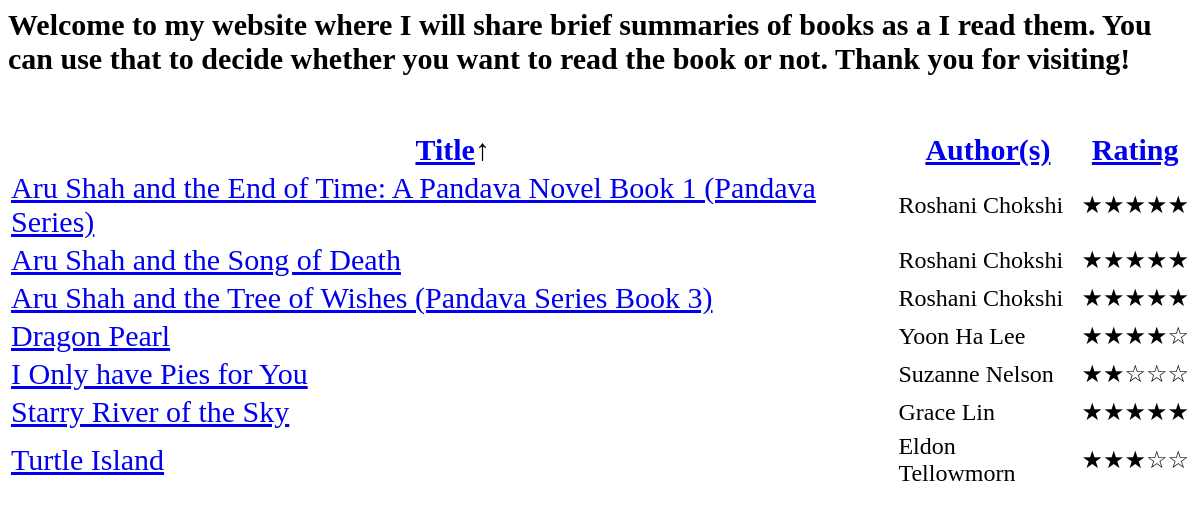
/index.php?sort=title, run on the app's committed database.
### tables this page shows
CREATE TABLE `books` (
  `id` int(11) NOT NULL,
  `title` varchar(100) NOT NULL,
  `authors` varchar(100) NOT NULL,
  `rating` int(11) NOT NULL,
  `description` varchar(4000) NOT NULL,
  `link` varchar(1024) NOT NULL,
  `image_link` varchar(1024) NOT NULL
);

### book_list.php (called while the page is built, shortened)
<?php
function GetBookListSortedOnTitle($sortOrder) {
    $query = $sortOrder == ASCENDING ?
        'SELECT * FROM books ORDER BY title' :
        'SELECT * FROM books ORDER BY title DESC';
    return GetBookListFromResults(GetResultsForQuery($query));
}
function GetBookListFromResults($rows) {
    $books = array();
    foreach ($rows as $row) {
        $book = new Book();
        $book->id = $row['id'];
        $book->title = $row['title'];
        $book->authors = $row['authors'];
        $book->rating = Book::$rating_values[$row['rating']];
        $book->description = $row['description'];
        $book->imageLink = $row['image_link'];
        $book->link = $row['link'];
        $books[] = $book;
    }
    return $books;
}
?>

### database_utils.php (called while the page is built, shortened)
<?php
function Connect() {
    if(!($connection = mysqli_connect('localhost', 'root', '', 'reviews'))) {
        die("Database connection failed");
    }
    return $connection;
}
function GetResultsForQuery(string $query) {
    $connection = Connect();
    $result = mysqli_query($connection, $query);
    $rows = array();
    $rowCount = $result->num_rows;
    for ($i = 0; $i < $rowCount; $i++) {
        $rows[] = mysqli_fetch_assoc($result);
    }
    return $rows;
}
?>

### book_list_view.php (the view, shortened to what this page needs)
<?php
require_once 'book_list.php';
function GetBookListView($bookList, $sortKey, $sortOrder) {
    $tokens[ASCENDING] = '&#8593;';
    $tokens[DESCENDING] = '&#8595;';
    $orderToken = $tokens[$sortOrder];
    $sortToken = array();
    $columnNames = array('title', 'authors', 'rating');
    for ($i = 0; $i < count($columnNames); $i++)
        $sortToken[] = (strcmp($sortKey, $columnNames[$i]) == 0) ? $orderToken : '';
    $body = <<<XML
        <table class="master">
            <tr>
                <th>
                    <p class="title">
                        <a data-toggle="tooltip" title="Sort on Title" href="index.php?sort=title">Title</a>$sortToken[0]
                    </p>
                </th>
                <th>
                    <p class="title">
                        <a data-toggle="tooltip" title="Sort on Author(s)" href="index.php?sort=authors">Author(s)</a>$sortToken[1]
                    </p>
                </th><th>
                    <p class="title">
                        <a data-toggle="tooltip" title="Sort on Rating" href="index.php?sort=rating">Rating</a>$sortToken[2]
                    </p>
                </th>
            </tr>
        XML;
    foreach ($bookList as $book) {
        $body = $body.<<< _END
        <tr>
            <td>
                <p class="title">
                    <a href="index.php?id=$book->id">$book->title</a>
                </p>
            </td>
            <td><p class="authors">$book->authors</p></td>
            <td><p class="authors">$book->rating</p></td>
        </tr>
        _END;
    }
    $body = $body.'</table>';
    return $body;
}
?>

### styles.css (style rules this page uses)
body { background-color: white; color: black; }
p.title { font-size: 30px; font-style: normal; font-family: cursive; }
p.authors { font-size: 24px; font-family:cursive; text-align: left; }
table.master { table-layout: auto; width: 100%; }

### data on the page
books: title "Aru Shah and the End of Time: A Pandava Novel Book 1 (Pandava Series)", authors "Roshani Chokshi", rating "★★★★★"
books: title "Aru Shah and the Song of Death", authors "Roshani Chokshi", rating "★★★★★"
books: title "Aru Shah and the Tree of Wishes (Pandava Series Book 3)", authors "Roshani Chokshi", rating "★★★★★"
books: title "Dragon Pearl", authors "Yoon Ha Lee", rating "★★★★☆"
books: title "I Only have Pies for You", authors "Suzanne Nelson", rating "★★☆☆☆"
books: title "Starry River of the Sky", authors "Grace Lin", rating "★★★★★"
books: title "Turtle Island", authors "Eldon Tellowmorn", rating "★★★☆☆"

### other printed values
$sortToken[0] "↑"
